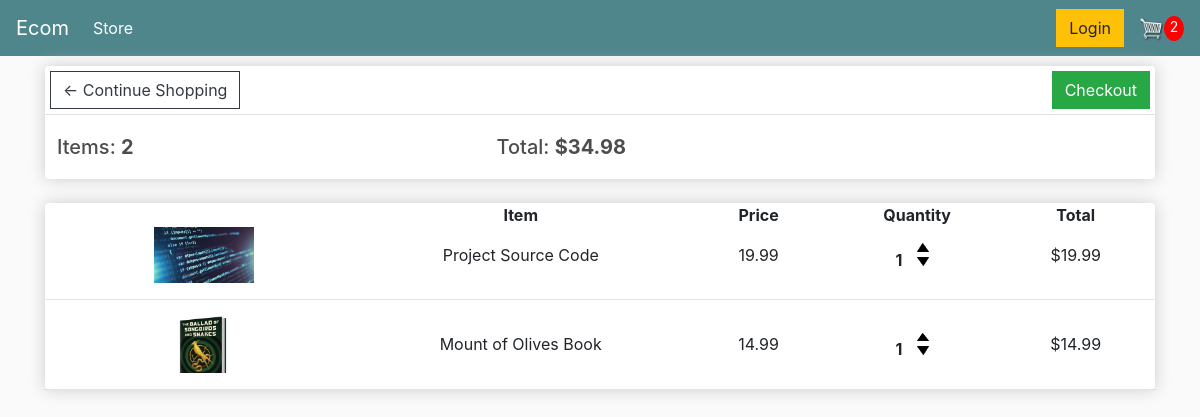
The app's page /cart/ (signed in), older data.
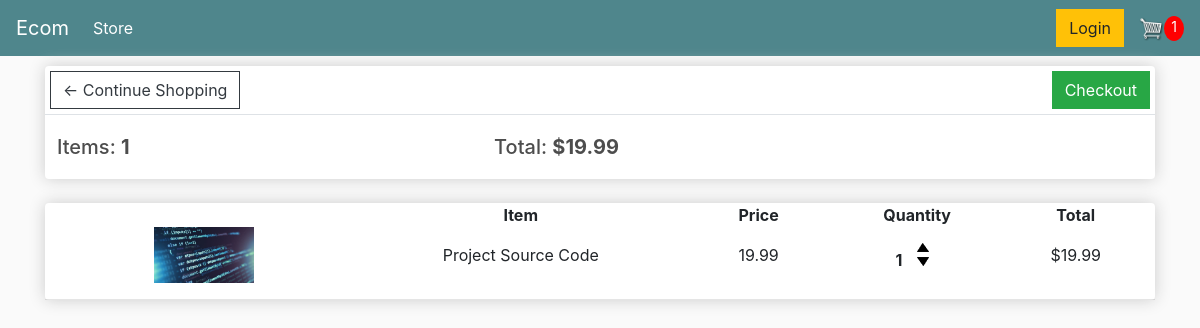
The same page, newer data.
### store/models.py (models this page shows, shortened)
class Order(models.Model):
    customer = models.ForeignKey(Customer,on_delete=models.SET_NULL,blank=True,null=True)
    data_ordered = models.DateTimeField(auto_now_add=True)
    complete = models.BooleanField(default=False,null=True,blank=False)
    transaction_id = models.CharField(max_length=200,null=True)
    @property
    def get_cart_total(self):
        orderitems = self.orderitem_set.all()
        total = sum([item.get_total for item in orderitems])
        return total
    @property
    def get_cart_items(self):
        orderitems = self.orderitem_set.all()
        total = sum([item.quantity for item in orderitems])
        return total

class OrderItem(models.Model):
    product = models.ForeignKey(Product,on_delete=models.SET_NULL,blank=True,null=True)
    order = models.ForeignKey(Order,on_delete=models.SET_NULL,blank=True,null=True)
    quantity = models.IntegerField(default=0,null=True,blank=True)
    date_added = models.DateTimeField(auto_now_add=True)
    @property
    def get_total(self):
        total = self.product.price * self.quantity
        return total

class Product(models.Model):
    name = models.CharField(max_length=200, null=True)
    price = models.DecimalField(max_digits=7,decimal_places=2)
    digital = models.BooleanField(default=False,null=True,blank=False)
    image = models.ImageField(null=True,blank=True)
    @property
    def imageURL(self):
        try:
            url = self.image.url
        except:
            url = ''
        return url

### store/views.py (the view)
# urls.py: path('cart/', views.cart, name="cart"),
def cart(request):
	data = cartData(request)
	cartItems = data['cartItems']
	order = data['order']
	items = data['items']
	context = {'items':items,'order':order,'cartItems':cartItems}
	return render(request, 'store/cart.html', context)

### store/utils.py (called while the page is built)
def cartData(request):
    if request.user.is_authenticated:
        customer = request.user.customer
        order,created = Order.objects.get_or_create(customer=customer,complete=False)
        items = order.orderitem_set.all()
        cartItems = order.get_cart_items
    else:
        cookieData = cookieCart(request)
        cartItems = cookieData['cartItems']
        order = cookieData['order']
        items = cookieData['items']
    return {'cartItems':cartItems,'order':order,'items':items}

### store/templates/store/Cart.html (shortened to what this page needs)
{% extends 'store/main.html' %}
{% load static %}
{% block content%}
<div class="row">
    <div class="col-lg-12">
        <div class="box-element">
            <a class="btn btn-outline-dark" style="margin:5px;" href="{% url 'store' %}">&#x2190; Continue Shopping</a>
            <a class="btn btn-success" style="margin:5px; float:right" href="{% url 'checkout' %}">Checkout</a>
            <table class="table">
                <tr>
                    <th class="align-middle"><h5>Items: <strong>{{order.get_cart_items}}</strong></h5></th>
                    <th class="align-middle"><h5>Total: <strong>${{order.get_cart_total|floatformat:2}}</strong></h5></th>
                </tr>
            </table>
        </div>
        <br>
        <div class="box-element">
            <div class="cart-row">
                <div style="flex:2;text-align:center;"><strong>Item</strong></div>
                <div style="flex:1;text-align:center;"><strong>Price</strong></div>
                <div style="flex:1;text-align:center;"><strong>Quantity</strong></div>
                <div style="flex:1;text-align:center;"><strong>Total</strong></div>
            </div>
            {% for item in items %}
            <div class="cart-row">
                <div style="flex:2;text-align:center;"><img class="row-image" src="{{item.product.imageURL}}"></div>
                <div style="flex:2;text-align:center;"><p>{{item.product.name}}</p></div>
                <div style="flex:1;text-align:center;"><p>{{item.product.price|floatformat:2}}</p></div>
                <div style="flex:1;text-align:center;">
                    <p class="quantity">{{item.quantity}}</p>
                    <div class="quantity">
                        <img data-product={{item.product.id}} data-action="add" class="chg-quantity update-cart" src="{% static  'images/arrow-up.png' %}">
                        <img data-product={{item.product.id}} data-action="remove" class="chg-quantity update-cart" src="{% static  'images/arrow-down.png' %}">
                    </div>
                </div>
                <div style="flex:1;text-align:center;"><p>${{item.get_total}}</p></div>
            </div>
            <hr>
            {%endfor%}
        </div>
    </div>
</div>
{% endblock content%}

Row changes from the older to the newer data that the page shows:
removed OrderItem: product.imageURL (picture), product.name "Mount of Olives Book", product.price "14.99", quantity "1", get_total "14.99"
computed for Order: get_cart_items "2" → "1"; get_cart_total "34.98" → "19.99"
Text that changed along with them:
{{ cartItems }}: "2" → "1"
